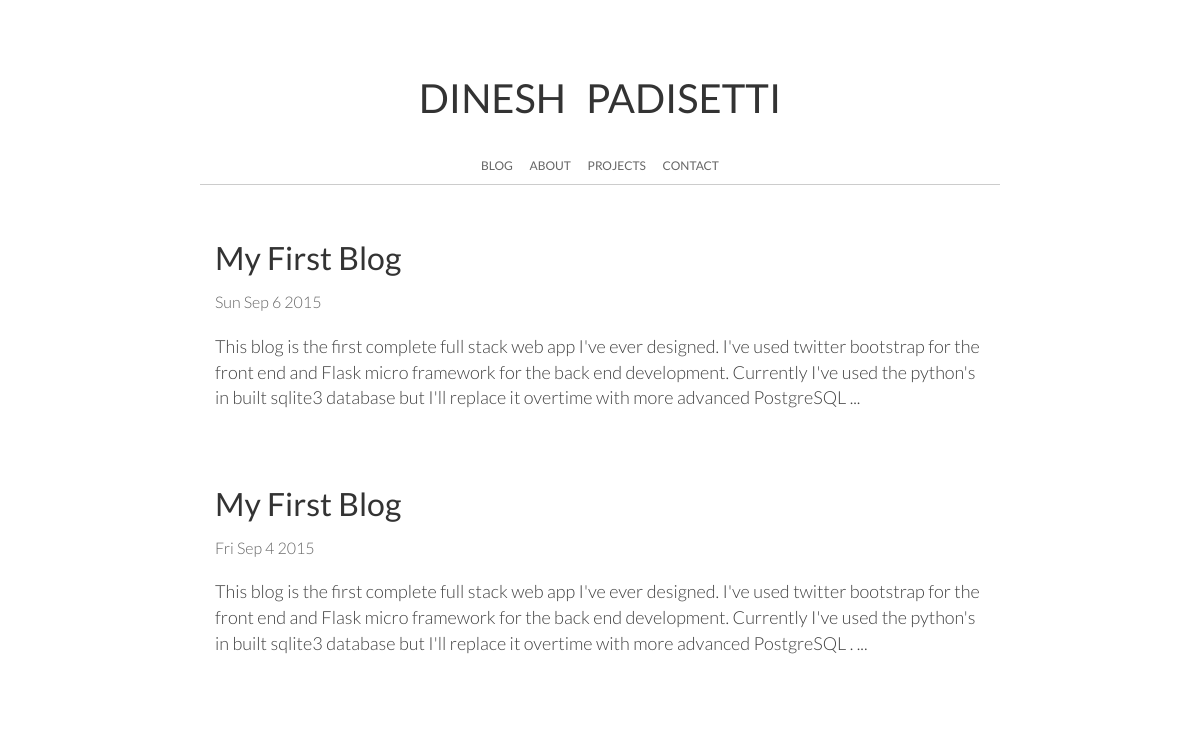
Before: / with the older database file.
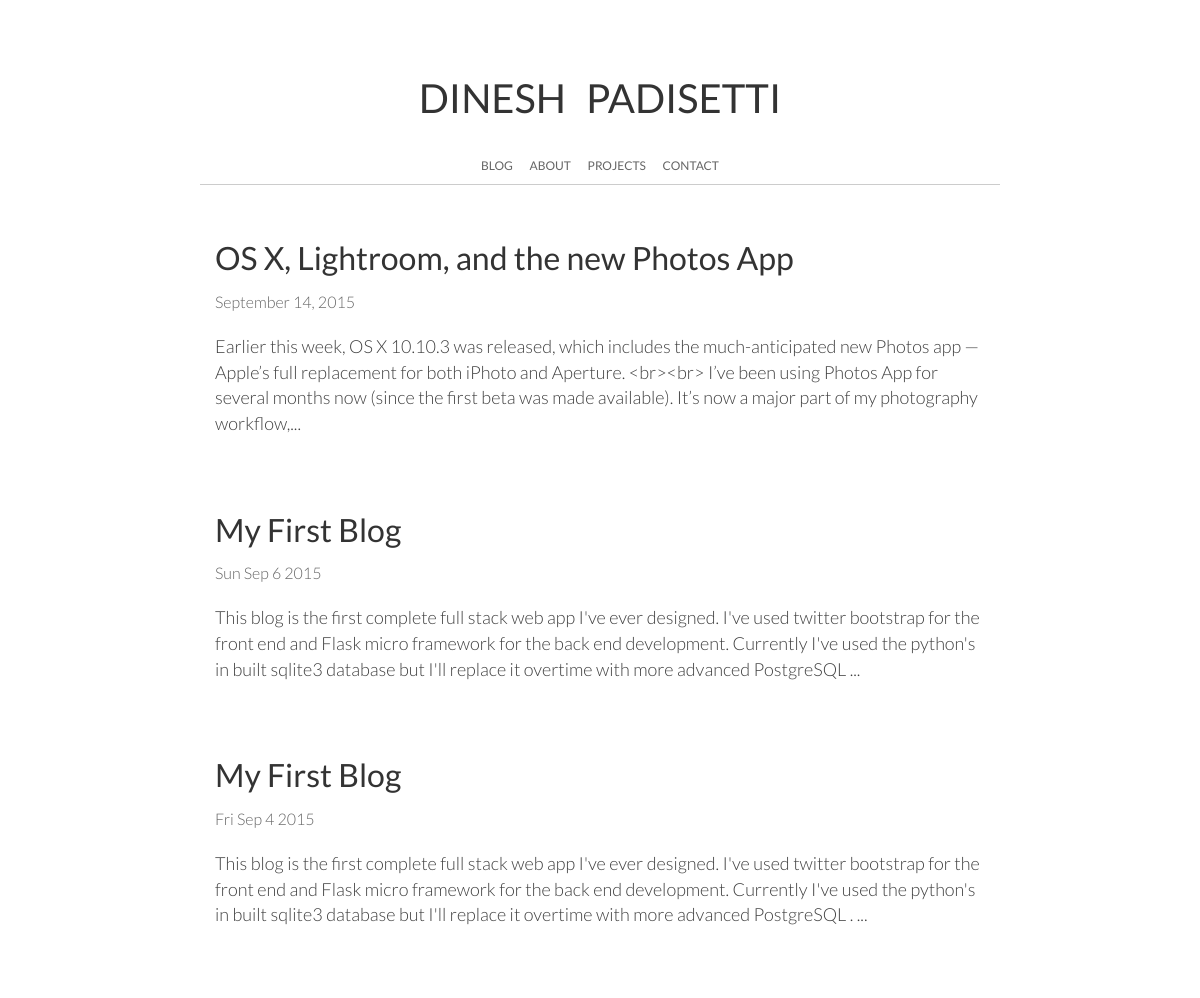
After: the same page with the newer database file.
### tables this page shows
CREATE TABLE "blog" (
	`id`	INTEGER PRIMARY KEY AUTOINCREMENT,
	`title`	TEXT,
	`article`	TEXT,
	`time`	TEXT
);

### server.py (the view)
@app.route('/')
def index():
	list_of_articles = db_connect()
	print list_of_articles
	return render_template('index.html', articles = list_of_articles ,summary = summary)

### server.py (called while the page is built)
def summary(article):
	pos = article.find(" ",300)
	return article[:pos]

def db_connect():
	conn = sqlite3.connect('example.db')
	c = conn.cursor()
	c.execute('SELECT id,title,article,time FROM blog order by id DESC')
	list_of_articles = c.fetchall()
	conn.close()
	return list_of_articles

### templates/index.html
{% extends "layout.html" %}
{% block content %}
    {% for item in articles %}
	<p class="title"><a href={{ "/post/%s"%item[0] }}>{{ item[1] }}</a></p>
	<span style="color:#666;font-size:16px;font-weight:300">{{ item[3] }}</span><br><br>
	<p class="article">{{ summary(item[2])+"..." }}</p>
	<br><br><br>
    {% endfor %}
{% endblock %}

### templates/layout.html (shortened to what this page needs)
<!DOCTYPE html>
<html>
<head>
    {% block head %}
	<link rel="stylesheet" type="text/css" href="/static/css/bootstrap.min.css">
	<link rel="stylesheet" type="text/css" href="/static/css/index.css">
	{% endblock %}
</head>
<body>
	<div class="container-fluid" style="margin-top:70px;">
	    <div class="row">
	    	<div class="col-md-2"></div>
	    	<div class="col-md-8 head">
	    		<div class="heading">
	    		    DINESH&ensp;PADISETTI
	    		    <br>
	    		    <p class="links">
	    		    	<a href="/">BLOG</a> &emsp; <a href="/about">ABOUT</a> &emsp; <a href="/projects">PROJECTS</a> &emsp; <a href="/contact">CONTACT</a>
	    		    </p>
	    		</div>
	    	</div>
	    	<div class="col-md-2"></div>
	    </div>
		<div class="row">
			<div class="col-md-2"></div>
			<div class="col-md-8">
				{% block content %}{% endblock %}
			</div>
			<div class="col-md-2"></div>
		</div>
	</div>
</body>
</html>

### static/css/index.css (style rules this page uses)
body { font-family: 'Lato'; }
.head { margin-bottom: 50px; padding-bottom: 0px; border-bottom: solid 1px #ccc; }
.heading { color: #333; font-weight: 400; font-size: 40px; width: 100%; text-align: center; }
.heading .links { font-weight: 400; font-size: 12px; margin-top: 30px; }
.links a, .links a:hover, .links a:focus { text-decoration: none; color: #666; }
.title { font-weight: 400; font-size: 32px; color: #333; }
.title a, .title a:hover, .title a:focus,.article a, .article a:hover, .article a:focus { text-decoration: none; color: #333; }
.article { font-weight: 300; font-size: 18px; color: #404040; }

Changed rows visible on the page:
added blog: title "OS X, Lightroom, and the new Photos App", time "September 14, 2015", article "Earlier this week, OS X 10.10.3 was released, which includes the much-anticipated new Photos app — Apple’s full replacement for both iPhoto and Aperture. <br><br> I’ve been using Photos App for several months now (since the first beta was made available). It’s now a major part of my photography workflow,..."
